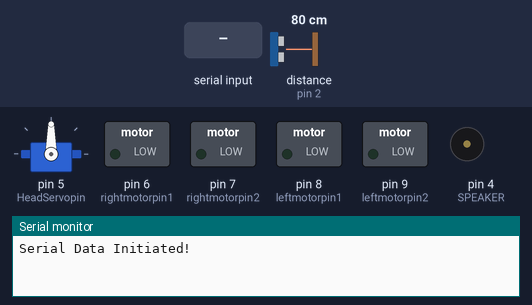
A sketch run on a simulated Arduino Uno, built with avr-gcc and run on an emulated ATmega328P. Parts: servo, switched loads named in the sketch (green lamp = pin HIGH), buzzer (waves = sounding), the last lines printed to the serial monitor. Inputs (shaded band) come from the test bench; at power-on: distance to the obstacle (sensor on pin 2) 80 cm. The echo pulse lasts 58.3 µs per cm; pins used as bus, display or sensor lines are not drawn.

Above: at 5.7 s.
5.8 s: "W" received over Serial
At 6.4 s:
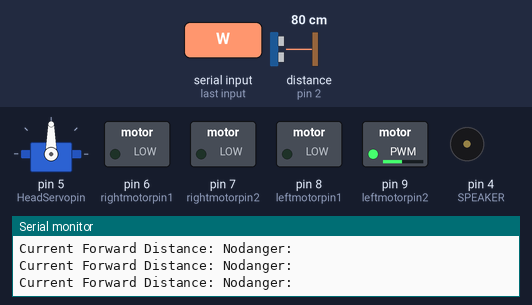
8.8 s: distance to the obstacle (sensor on pin 2) set to 47 cm
11.8 s: distance to the obstacle (sensor on pin 2) set to 44 cm
14.8 s: distance to the obstacle (sensor on pin 2) set to 2 cm
At 15.7 s:
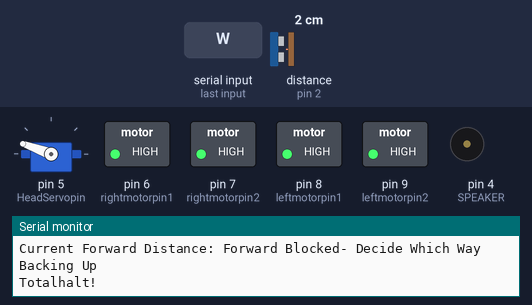
17.8 s: "W" received over Serial
At 19.5 s:
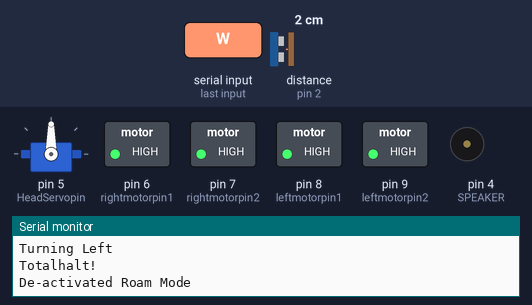
20.0 s: "B" received over Serial
At 21.3 s:
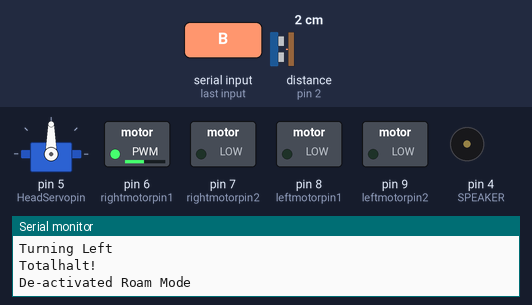
Timing chart, 0 to 22.5 s (numbered marks = the images above; inputs shaded):
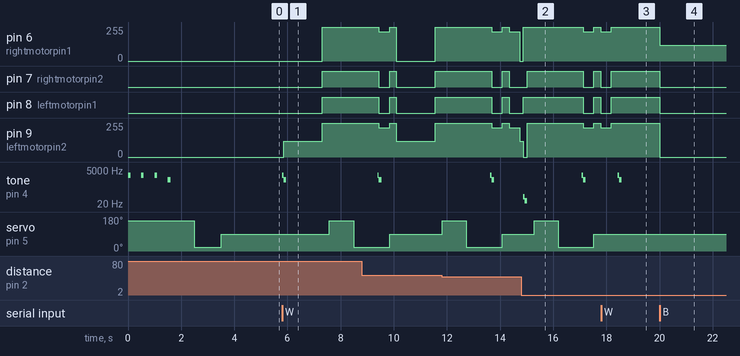

The sketch:

ERobotV12.ino
```cpp
/*
Following code by EricWillaim
All build information, code and forum posts/discussion can be found at:
http://mkme.org

Dedicated build page:
http://www.mkme.org/index.php/arduino-sainsmart-4wd-robot/

This is my attempt at programming the Sainsmart 4WD robot
So far it now checks for a new direction periodically and performs
backup and turn functions as in reaction to the environment it is presented.
It is by far not optimized code- but works for now :)
I will update this periodically as I get time to learn new methods and improve the code.
Please check out my Youtube videos here and consider a thumbs up if this helped you!
Youtube : http://www.youtube.com/user/Shadow5549

Some portions of this code adapted from:
http://www.duino-robotics.com/

V9 Dec 12 2013:
Added a forward distance check after turns- will continue to turn if distance still too small
Minor Tweaks but still using delay functions

V10 May 2014
Added support for Roam mode- serial commands will toggle roam versus individual driving commands

V11 May 22 2014
Modded code for Android app control using accelerometers (just change of key assigments in code to match app)
App:
https://play.google.com/store/apps/details?id=braulio.calle.bluetoothRCcontroller
Website:
https://sites.google.com/site/bluetoothrccar/


V12 July 28 2014
Cleaned up code

*/

#include <Servo.h> //servo library
#include "pitches.h"// used for the speaker output
#define SPEAKER 4// Speaker Pin

Servo headservo;
const int EchoPin = 2; // Ultrasonic signal input
const int TrigPin = 3; // Ultrasonic signal output
const int leftmotorpin1 = 8; //signal output of Dc motor driven plate
const int leftmotorpin2 = 9;
const int rightmotorpin1 = 6;
const int rightmotorpin2 = 7;
const int HeadServopin = 5; // signal input of headservo
const int maxStart = 800; //run dec time- no clue what this is
unsigned long time; //used for upcoming improvements (time used instead of loops)
unsigned long time1; //used for upcoming improvements (time used instead of loops)
int add= 0; //used for nodanger loop count
int add1= 0;  //used for nodanger loop count
int roam = 0;
int currDist = 5000; // distance
boolean running = false;// This is from old code examples

void setup() {
  //initialize beeps
  tone(SPEAKER, NOTE_C7, 100);
  delay(500);
  tone(SPEAKER, NOTE_C6, 100);
  tone(SPEAKER, NOTE_C7, 100);
  delay(500);
  tone(SPEAKER, NOTE_C6, 100);
  tone(SPEAKER, NOTE_C7, 100);
  delay(500);
  tone(SPEAKER, NOTE_C6, 100);
  //End Initialize Beeps

Serial.begin(9600); // Enables Serial monitor for debugging purposes
Serial.println("Serial Data Initiated!"); // Test the Serial communication
pinMode(EchoPin, INPUT);//signal input port
for (int pinindex = 3; pinindex < 10; pinindex++) {
pinMode(pinindex, OUTPUT); // set pins 3 to 10 as outputs
}

// headservo interface
headservo.attach(HeadServopin);
headservo.write(160);
delay(1000);
headservo.write(20);
delay(1000);
headservo.write(90);
delay(1000);
return;
}

void loop()
{
 if (Serial.available() > 0)
 {
   int data = Serial.read();	//read serial input commands
   switch(data)
   {
    case 'F' :
   Serial.println("Rolling!");
   moveForward();
   break;
    case 'B' :
   back();
   //buzz();
   break;
    case 'L' :
   lturn();
   //buzz();
   break;
    case 'R' :
   rturn();
   // buzz();
   break;
   case 'S' :
   totalhalt();
   break;
    case 'W' :
   toggleRoam();
   buzz();
   break; }
 }
  if(roam == 0){ //just listen to serial commands and wait
   // Do something else if you like
 }
  else if(roam == 1)//If roam active- drive autonymously
{
//time = millis(); // Sets "time" to current system time count
currDist = MeasuringDistance(); //measure front distance
Serial.print("Current Forward Distance: ");
//Serial.println(currDist);
if(currDist > 35) {
  add = (add1++);// Start adding up the loop count done in nodanger
  nodanger();
  Serial.println("Nodanger: ");}

else if(currDist < 35){
  //add=0;
  Serial.println("Forward Blocked- Decide Which Way");
  backup();
  whichway();
 }
 }
 }

//measure distance, unit “cm”
long MeasuringDistance() {
long duration;
digitalWrite(TrigPin, LOW);
delayMicroseconds(2);
digitalWrite(TrigPin, HIGH);
delayMicroseconds(5);
digitalWrite(TrigPin, LOW);
duration = pulseIn(EchoPin, HIGH);
return duration / 29 / 2;
}

//----------------------------------------------------- These are for serial control only
// forward
void moveForward() {
analogWrite(leftmotorpin1, 0);//Changed these to analog write for slower
analogWrite(leftmotorpin2, 120);
analogWrite(rightmotorpin1, 0);
analogWrite(rightmotorpin2, 120);
}


void back() {
analogWrite(leftmotorpin1, 120);//Changed these to analog write for slower
analogWrite(leftmotorpin2, 0);
analogWrite(rightmotorpin1, 120);
analogWrite(rightmotorpin2, 0);
}

void lturn() {
analogWrite(leftmotorpin1, 0);
analogWrite(leftmotorpin2, 190);
analogWrite(rightmotorpin1, 190);
analogWrite(rightmotorpin2, 0);
//Serial.println("Turning Left");
}

//turn right
void rturn() {
analogWrite(leftmotorpin1, 190);
analogWrite(leftmotorpin2, 0);
analogWrite(rightmotorpin1, 0);
analogWrite(rightmotorpin2, 190);
//Serial.println("Turning Right");
}
//----------------------------------------------------- These are for serial control only

void toggleRoam(){
if(roam == 0){
roam = 1;
Serial.println("Activated Roam Mode");
  }
else{
roam = 0;
totalhalt();
Serial.println("De-activated Roam Mode");
}}

void nodanger() {
analogWrite(leftmotorpin1, 0);//Changed these to analog write for slower
analogWrite(leftmotorpin2, 120);
analogWrite(rightmotorpin1, 0);
analogWrite(rightmotorpin2, 120);
if (add1 > 38 ) whichway(); // Robot will stop and check direction every X loops through nodanger then resets in totalhalt (40 is good)
//This is reset only in VoidBackup
return;}

//backward
void backup() {
add1=0; // resets the counter for the nodanger loops
digitalWrite(leftmotorpin1, HIGH);
digitalWrite(leftmotorpin2, LOW);
digitalWrite(rightmotorpin1, HIGH);
digitalWrite(rightmotorpin2, LOW);
Serial.println("Backing Up");
fart();}

//choose which way to turn
void whichway()
{
totalhalt();
headservo.write(160);
delay(900);
int lDist = MeasuringDistance(); // check left distance
Serial.println("checking left");
Serial.println(lDist);
headservo.write(20); // turn the servo right
delay(900);
int rDist = MeasuringDistance(); // check right distance
Serial.println("checking right");
Serial.println(rDist);
if(lDist < rDist) {
 Serial.println("Decided Right Is Best");
 buzz();// Make him talk
 body_rturn();
 totalhalt();
 currDist = MeasuringDistance(); //measure front distance
 if(currDist < 45) body_rturn();  //if front distance still too small- turn again
}
else{
 Serial.println("Decided Left Is Best");
 buzz();// Make him talk
 body_lturn();
 totalhalt();
 currDist = MeasuringDistance(); //measure front distance
 if(currDist < 45) body_lturn();// if front distance still too small- turn again
   }
return;}

void totalhalt() {
digitalWrite(leftmotorpin1, HIGH);
digitalWrite(leftmotorpin2, HIGH);
digitalWrite(rightmotorpin1, HIGH);
digitalWrite(rightmotorpin2, HIGH);
Serial.println("Totalhalt!");
headservo.write(90); // set servo to face forward
delay(250);
add1=0; // resets the counter for the nodanger loops
return;
}

//turn left
void body_lturn() {
analogWrite(leftmotorpin1, 0);
analogWrite(leftmotorpin2, 220);
analogWrite(rightmotorpin1, 220);
analogWrite(rightmotorpin2, 0);
Serial.println("Turning Left");
delay(400);
}

//turn right
void body_rturn() {
analogWrite(leftmotorpin1, 220);
analogWrite(leftmotorpin2, 0);
analogWrite(rightmotorpin1, 0);
analogWrite(rightmotorpin2, 220);
Serial.println("Turning Right");
delay(400);
}

void buzz(){
tone(SPEAKER, NOTE_C7, 100);
delay(50);
tone(SPEAKER, NOTE_C6, 100);
}

void fart(){
 tone(SPEAKER, NOTE_C2, 200);
 delay(50);
 tone(SPEAKER, NOTE_C1, 400);
 delay(100);
 noTone(SPEAKER);
}
```

Measured:
- after the input at 5.8 s, pin 6 (rightmotorpin1): 0/255 → 255/255 after 1.5 s; pin 7 (rightmotorpin2): LOW → HIGH after 1.5 s
- after the input at 14.8 s, pin 6 (rightmotorpin1): 0/255 → 255/255 after 0.07 s instead of 1.4 s; pin 7 (rightmotorpin2): LOW → HIGH after 0.23 s instead of 1.4 s
- after the input at 17.8 s, servo on pin 5 (HeadServopin): stays 90° (without the input it goes to 160° after 0.79 s)
- after the input at 20.0 s, pin 6 (rightmotorpin1): 255/255 → 120/255 at once; pin 7 (rightmotorpin2), pin 8 (leftmotorpin1): HIGH → LOW at once; pin 9 (leftmotorpin2): 255/255 → 0/255 at once
